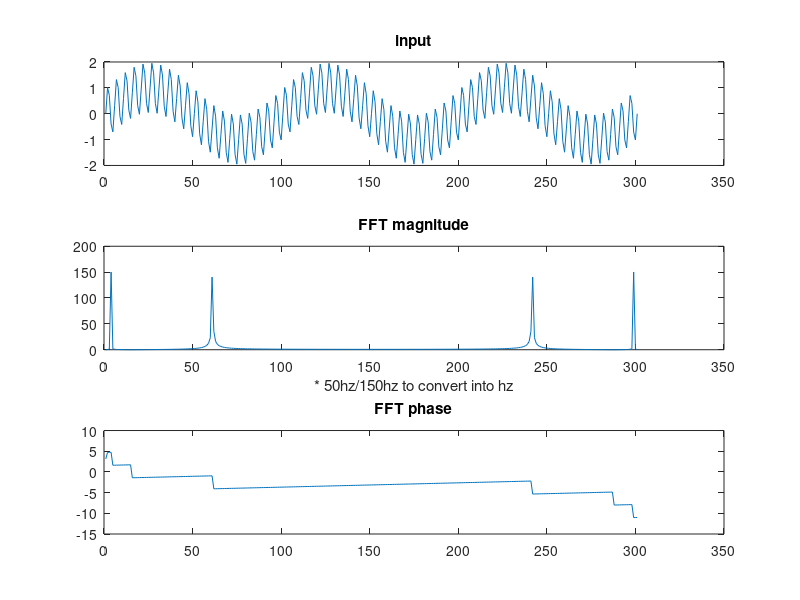

MATLAB code to generate this figure:
% Udemy course by Israel Gbati.
% Practical DSP with Matlab

% Video lecture #51 : Computing DFT of signal 

clc;
close all;

input_signal = load('signal_sum.txt');

% fft = fast dft;

dft_output = fft(input_signal);

magnitude = abs(dft_output);
phase = unwrap(angle(dft_output));

figure;
subplot(3,1,1);
plot(input_signal);
title('input');
subplot(3,1,2);
plot(magnitude);
title('FFT magnitude');
xlabel('* 50hz/150hz to convert into hz'); %fs is 100hz hence fmax is 50hz, indicated by point 150
subplot(3,1,3);
plot(phase);
title('FFT phase');